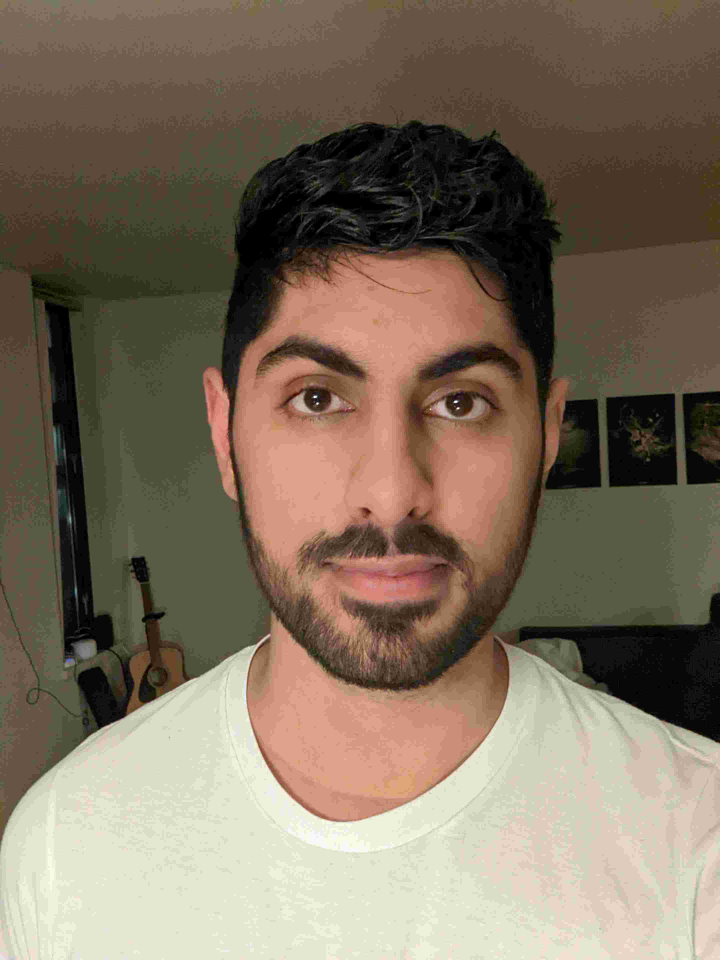
#> input picture small_eyes_open.jpg, 2880 x 3840 px (shown at 1/4 size)
$ python stacks.py
#> lines starting #> are read from the running program, lines starting #| are printed output that depends on the picture
from time import sleep, time
import cv2

img1 = cv2.imread('small_eyes_open.jpg', 0)
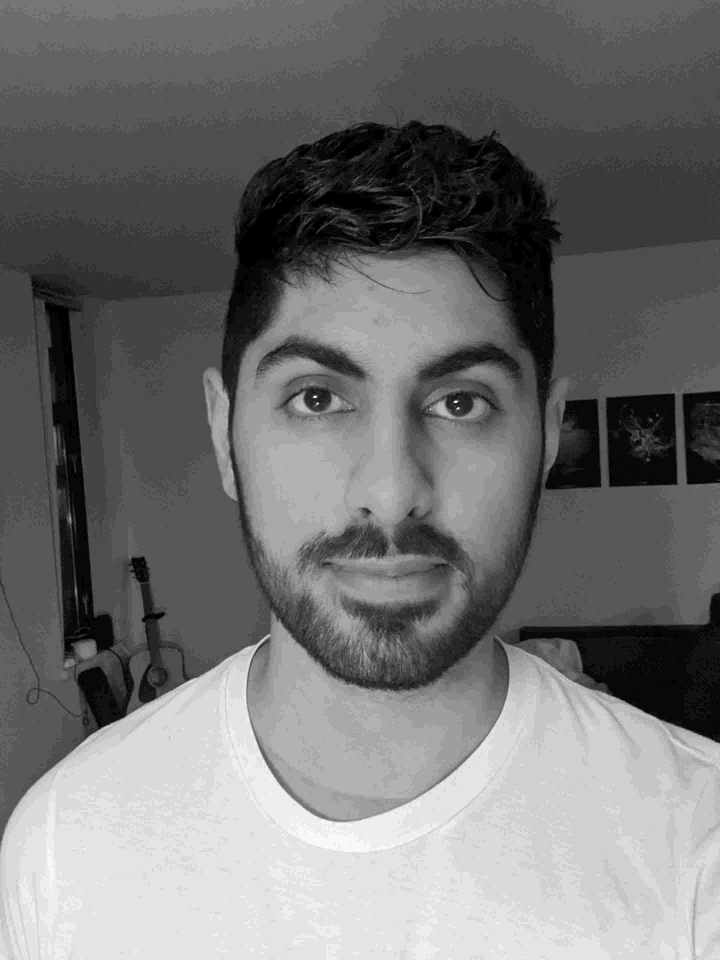
#> img1: shape (3840, 2880) (shown at 1/4 size); min 0, max 255, mean 114.6
img2 = cv2.imread('small_eyes_closed.jpg', 0)
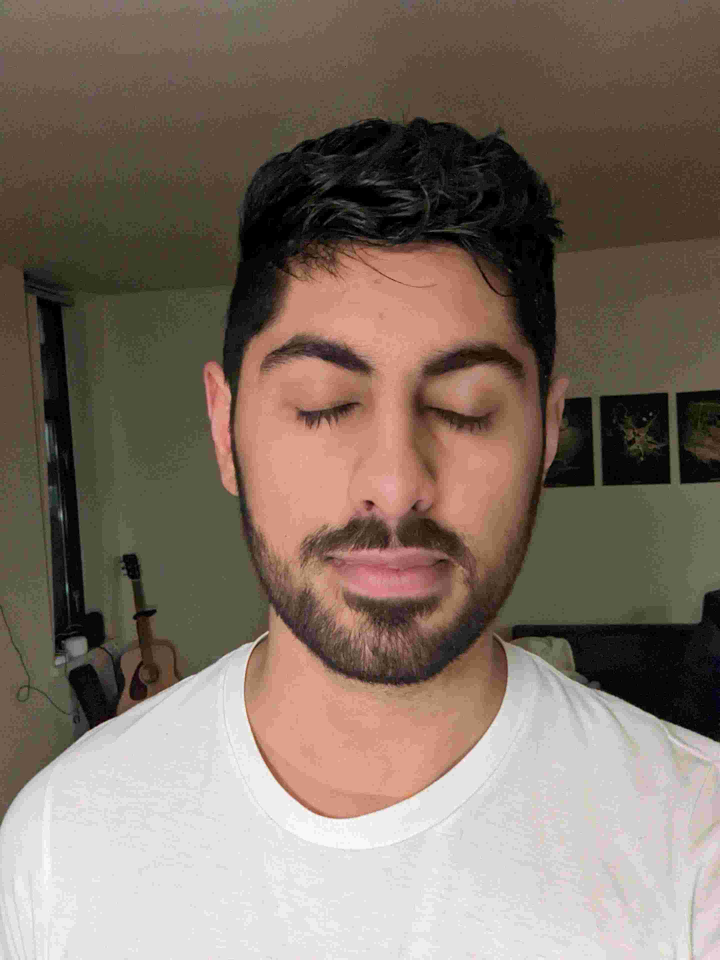
#> input picture small_eyes_closed.jpg, 2880 x 3840 px (shown at 1/4 size)
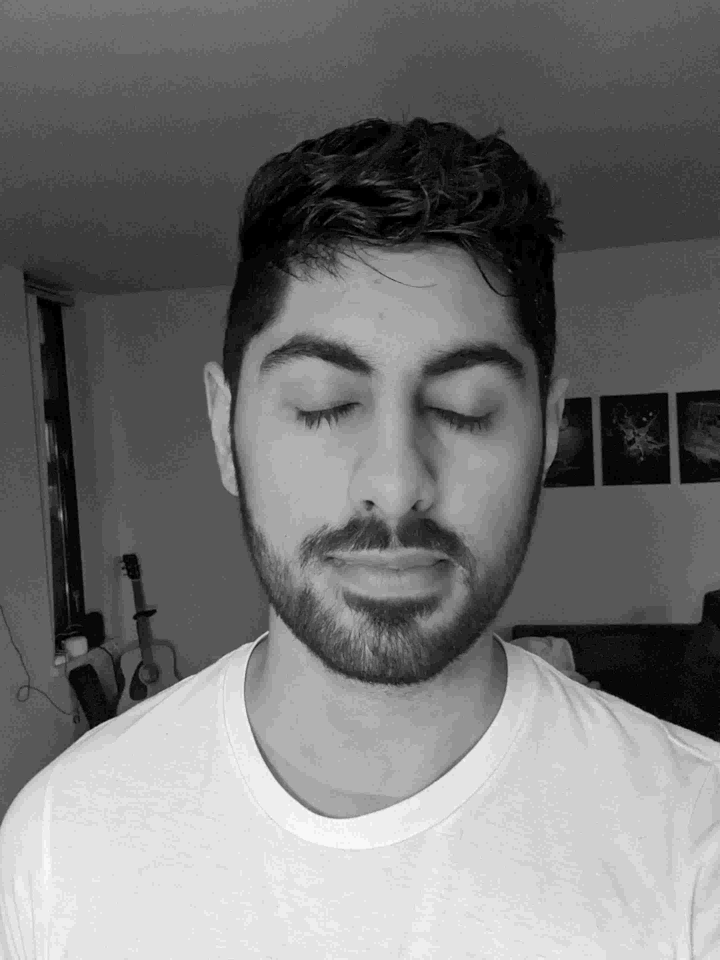
#> img2: shape (3840, 2880) (shown at 1/4 size); min 0, max 255, mean 116.2

start = True

for _ in range(10**7):
    # ctime = time()
#> (the run stopped early here; a loop or call above may not have finished)
